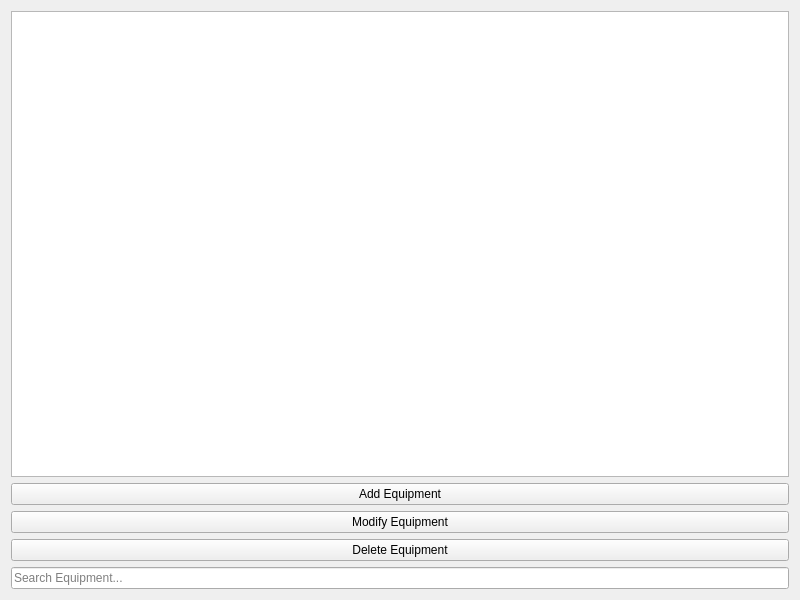
<?xml version="1.0" encoding="UTF-8"?>
<ui version="4.0">
 <class>EquipmentModule</class>
 <widget class="QWidget" name="EquipmentModule">
  <property name="geometry">
   <rect>
    <x>0</x>
    <y>0</y>
    <width>800</width>
    <height>600</height>
   </rect>
  </property>
  <property name="windowTitle">
   <string>Equipment Module</string>
  </property>
  <layout class="QVBoxLayout" name="verticalLayout">
   <item>
    <widget class="QTableView" name="tableViewEquipment">
     <property name="sizePolicy">
      <sizepolicy hsizetype="Expanding" vsizetype="Expanding">
       <horstretch>0</horstretch>
       <verstretch>0</verstretch>
      </sizepolicy>
     </property>
    </widget>
   </item>
   <item>
    <widget class="QPushButton" name="buttonAdd">
     <property name="text">
      <string>Add Equipment</string>
     </property>
    </widget>
   </item>
   <item>
    <widget class="QPushButton" name="buttonModify">
     <property name="text">
      <string>Modify Equipment</string>
     </property>
    </widget>
   </item>
   <item>
    <widget class="QPushButton" name="buttonDelete">
     <property name="text">
      <string>Delete Equipment</string>
     </property>
    </widget>
   </item>
   <item>
    <widget class="QLineEdit" name="lineEditSearch">
     <property name="placeholderText">
      <string>Search Equipment...</string>
     </property>
    </widget>
   </item>
  </layout>
 </widget>
 <resources/>
 <connections/>
</ui>
